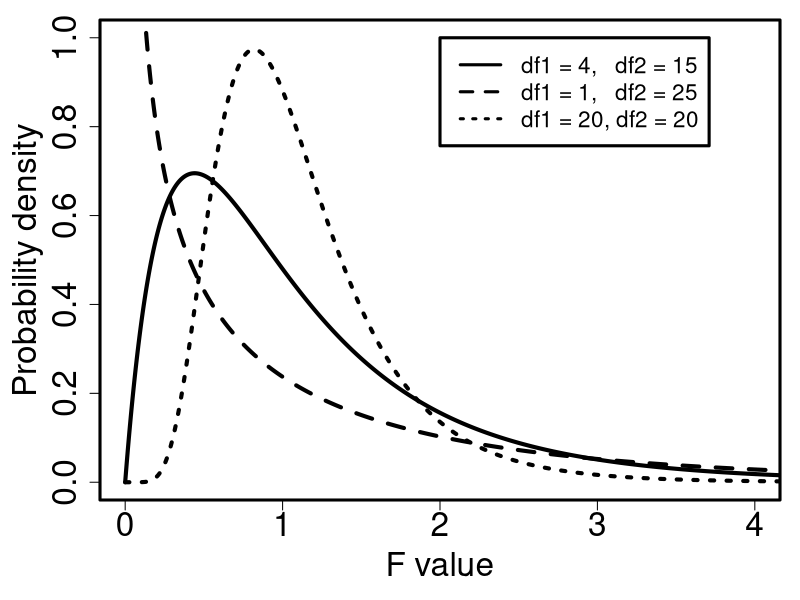

The R script that drew this image: (Note: this script raises an error after producing the figure.)
## ---- chunk 1
wing_lengths <- read.csv(file = "data/site_96_wing_lengths.csv");
knitr::kable(wing_lengths, format = "simple", table.envir = "table",
      caption = "Wing lengths (mm) measured for 5 unnamed species of non-pollinating fig wasps collected from fig trees in 2010 near La Paz in Baja, Mexico. Note, for readability, this table is not presented in a tidy format.");
## ---- chunk 2
Groups  <- 2:10;
Tests   <- c(1, 3, 6, 10, 15, 21, 28, 36, 45);
combins <- rbind(Groups, Tests);
knitr::kable(combins, format = "simple", table.envir = "table",
      caption = "The number of individual t-tests that would need to be run to compare the means given different numbers of groups (e.g., if a dataset had measurements from 2-10 species)");
## ---- chunk 3
df1 <- 4;
df2 <- 15;
xx  <- seq(from = 0, to = 10, by = 0.0001);
yy  <- df(x = xx, df1 = df1, df2 = df2);
par(mar = c(5, 5, 1, 1), lwd = 3);
mxy <- max(yy[2:length(xx)]);
ymx <- 1;
plot(x = xx, y = yy, type = "l", lwd = 4, cex.lab = 2, cex.lab = 2,
 cex.axis = 2, ylab = "Probability density", ylim = c(0, ymx),
 xlab = "F value", xlim = c(0, 4));
df1 <- 1;
df2 <- 25;
y2  <- df(x = xx, df1 = df1, df2 = df2);
points(x = xx, y = y2, type = "l", lwd = 4, lty = "dashed");
df1 <- 20;
df2 <- 20;
y3  <- df(x = xx, df1 = df1, df2 = df2);
points(x = xx, y = y3, type = "l", lwd = 4, lty = "dotted");
legend(x = 2, y = 1, cex = 1.35,
       legend = c("df1 = 4,   df2 = 15", "df1 = 1,   df2 = 25", "df1 = 20, df2 = 20"),
       lty = c("solid", "dashed", "dotted"));
the_ss <- function(x) sum((x - mean(x))^2);
## ---- chunk 4
grand_mean_wing_l  <- mean(as.matrix(wing_lengths));
wing_lengths_means <- apply(X = wing_lengths, MARGIN = 2, FUN = mean);
colnames(wing_lengths_means) <- NULL;
rownames(wing_lengths_means) <- NULL;
knitr::kable(t(wing_lengths_means), format = "simple", table.envir = "table",
      caption = "Mean wing lengths (mm) from 5 unnamed species of non-pollinating fig wasps collected from fig trees in 2010 near La Paz in Baja, Mexico. Each species mean was calculated from 4 wasps (N = 4).");
ms_among <- 4 * sum((wing_lengths_means - grand_mean_wing_l)^2);
## ---- chunk 5
wing_lengths <- read.csv(file = "data/site_96_wing_lengths.csv");
wing_mns     <- rbind(wing_lengths_means, wing_lengths_means, 
                      wing_lengths_means, wing_lengths_means);
squared_wngs <- (wing_lengths - wing_mns)^2;
knitr::kable(squared_wngs, format = "simple", table.envir = "table",
      caption = "The squared deviations from species means for each wing length presented in Table 23.1");
## ---- chunk 6
SS_species   <- apply(X = squared_wngs, MARGIN = 2, FUN =sum);
knitr::kable(t(SS_species), format = "simple", table.envir = "table",
      caption = "The sum of squared deviations from species means for each wing length presented in Table 23.1");
## ---- chunk 7
knitr::include_graphics("img/jamovi_ANOVA_output.png");
## ---- chunk 8
wl_anova <- anova(lm(wing_length~Species, data = wl));
print(wl_anova);
## ---- chunk 9
wing_lengths <- read.csv(file = "data/site_96_wing_lengths.csv");
knitr::kable(wing_lengths, format = "simple", table.envir = "table",
      caption = "Reproduction of Table 23.1. Wing lengths (mm) measured for 5 unnamed species of non-pollinating fig wasps collected from fig trees in 2010 near La Paz in Baja, Mexico. Note, for readability, this table is not presented in a tidy format.");
## ---- chunk 10
the_ranks <- rank(as.matrix(wing_lengths));
rank_mat  <- matrix(data = the_ranks, nrow = 4, ncol = 5, byrow = FALSE);
colnames(rank_mat) <- names(wing_lengths);
knitr::kable(rank_mat, format = "simple", table.envir = "table",
      caption = "Ranks of wing lengths (mm) measured for 5 unnamed species of non-pollinating fig wasps collected from fig trees in 2010 near La Paz in Baja, Mexico.");
## ---- chunk 11
wing_lengths_tree <- read.csv("data/site_96_wing_lengths_Het_SO.csv");
knitr::kable(wing_lengths_tree, format = "simple", table.envir = "table",
      caption = "Wing lengths (mm) measured for 2 unnamed species of non-pollinating fig wasps collected from 2 fig trees in 2010 near La Paz in Baja, Mexico.");
## ---- chunk 12
knitr::include_graphics("img/jamovi_two-way_ANOVA_no_interaction.png");
## ---- chunk 13
wing_lengths_tree <- read.csv("data/site_96_wing_lengths_SOs.csv");
knitr::kable(wing_lengths_tree, format = "simple", table.envir = "table",
      caption = "Wing lengths (mm) measured for 2 unnamed species of non-pollinating fig wasps collected from 2 fig trees in 2010 near La Paz in Baja, Mexico.");
## ---- chunk 14
knitr::include_graphics("img/jamovi_two-way_ANOVA_with_interaction.png");
